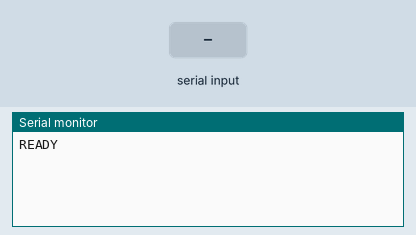
This sketch was run on a simulated Arduino Uno, built with avr-gcc and run on an emulated ATmega328P. On the bench: the last lines printed to the serial monitor. Inputs (shaded band) come from the test bench. Random numbers use the default seed unless the sketch sets one.

Above: at 1.2 s.
1.3 s: "90,45,200,10\n" received over Serial
At 2.1 s:
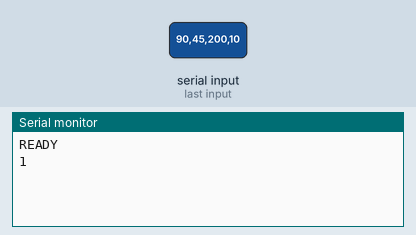
2.8 s: "Q\n" received over Serial
At 3.7 s:
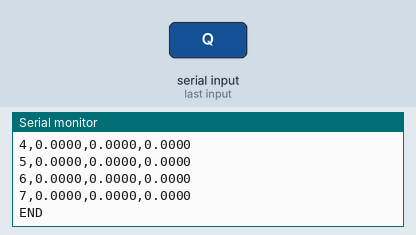
Timing chart, 0 to 5.8 s (numbered marks = the images above; inputs shaded):
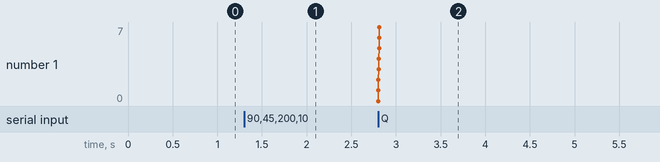

The sketch:

arduino_agent.ino
```cpp
/*
 * arduino_agent.ino - Q-learning line follower for Arduino (Uno/Nano/Mega)
 * ponytail: char buffer + strtok instead of String to avoid heap fragmentation
 *
 * Protocol (identical to ESP32 version):
 *   Python -> Arduino: "L,M,R,reward\n"
 *   Arduino -> Python: "action\n"          (0=left, 1=straight, 2=right)
 *   Python -> Arduino: "R\n"              (reset episode, decay epsilon)
 *   Python -> Arduino: "Q\n"              (dump Q-table)
 *   Python -> Arduino: "E<value>\n"       (set epsilon, e.g. "E0" for greedy)
 */

#define N_STATES 8
#define N_ACTIONS 3
#define BUF_SIZE 32

float q[N_STATES][N_ACTIONS] = {0};
float alpha   = 0.1;
float g = 0.9;
float epsilon = 1.0;
float eps_min = 0.02;
float eps_decay = 0.99;

int prev_state = -1;
int prev_action = -1;

static char buf[BUF_SIZE];
static byte buf_idx = 0;


// -- parsing helpers (ponytail: avr-libc lacks sscanf %f, use atof) --

float safe_atof(const char* s) {
  float sign = 1.0;
  if (*s == '-') { sign = -1.0; s++; }
  else if (*s == '+') s++;

  float int_part = 0.0;
  while (*s >= '0' && *s <= '9') {
    int_part = int_part * 10.0f + (*s - '0');
    s++;
  }

  if (*s != '.') return sign * int_part;
  s++;

  float frac_part = 0.0, divisor = 1.0;
  while (*s >= '0' && *s <= '9') {
    frac_part = frac_part * 10.0f + (*s - '0');
    divisor *= 10.0f;
    s++;
  }
  return sign * (int_part + frac_part / divisor);
}


// -- Arduino lacks dtostrf by default on some cores, use Serial.print(float, N) --


int choose_action(int state) {
  if ((float)random(1000) / 1000.0 < epsilon) {
    return random(N_ACTIONS);
  }
  // Prefer straight when all values are tied: safe default on 101/111.
  int best = 1;
  for (int a = 0; a < N_ACTIONS; a++) {
    if (q[state][a] > q[state][best]) best = a;
  }
  return best;
}


void process_line(const char* line) {

  // -- reset episode --
  if (line[0] == 'R' && line[1] == '\0') {
    if (epsilon > eps_min) epsilon *= eps_decay;
    if (epsilon < eps_min) epsilon = eps_min;
    prev_state = -1;
    prev_action = -1;
    return;
  }

  // -- dump Q-table --
  if (line[0] == 'Q' && line[1] == '\0') {
    for (int s = 0; s < N_STATES; s++) {
      Serial.print(s);
      for (int a = 0; a < N_ACTIONS; a++) {
        Serial.print(',');
        Serial.print(q[s][a], 4);
      }
      Serial.println();
    }
    Serial.println("END");
    return;
  }

  // -- set epsilon --
  if (line[0] == 'E') {
    epsilon = safe_atof(line + 1);
    return;
  }

  // -- normal step: "L,M,R,reward" --
  // ponytail: strtok mutates the buffer; parse into locals first
  char work[BUF_SIZE];
  strncpy(work, line, BUF_SIZE - 1);
  work[BUF_SIZE - 1] = '\0';

  char* tok = strtok(work, ",");
  if (!tok) return;
  int l = atoi(tok);

  tok = strtok(NULL, ",");
  if (!tok) return;
  int m = atoi(tok);

  tok = strtok(NULL, ",");
  if (!tok) return;
  int r = atoi(tok);

  tok = strtok(NULL, ",");
  if (!tok) return;
  float reward = safe_atof(tok);

  int state = (l << 2) | (m << 1) | r;

  // Q-update from previous step
  if (prev_state >= 0) {
    float best_next = q[state][0];
    for (int a = 1; a < N_ACTIONS; a++) {
      if (q[state][a] > best_next) best_next = q[state][a];
    }
    q[prev_state][prev_action] +=
      alpha * (reward + g * best_next - q[prev_state][prev_action]);
  }

  // epsilon-greedy action selection
  int action = choose_action(state);

  Serial.println(action);

  prev_state = state;
  prev_action = action;
}


// -- main --

void setup() {
  Serial.begin(115200);
  randomSeed(analogRead(A0));  // ponytail: keep A0 floating for entropy
  Serial.println("READY");
}

void loop() {
  while (Serial.available()) {
    char c = Serial.read();
    if (c == '\r') continue;  // ponytail: ignore CR
    if (c == '\n') {
      buf[buf_idx] = '\0';
      if (buf_idx > 0) process_line(buf);
      buf_idx = 0;
    } else if (buf_idx < BUF_SIZE - 1) {
      buf[buf_idx++] = c;
    }
  }
}
```

Measured:
- after the input at 1.3 s, the serial monitor: prints a new line at once (image 1)
- after the input at 2.8 s, the serial monitor: prints a new line at once (image 2)
